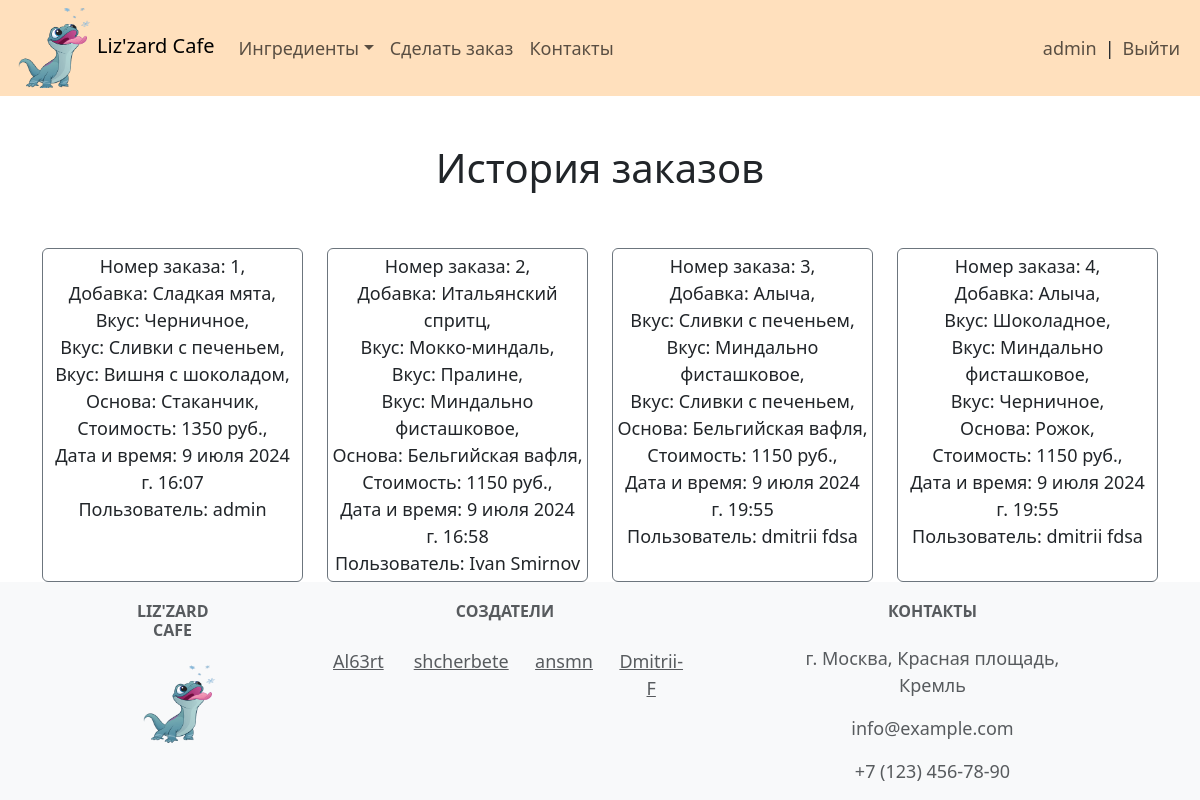
/all_orders/ (signed in), run on the app's committed database.
### icecream_bar/models.py (models this page shows, shortened)
class IceCreamInContainer(models.Model):
    user = models.ForeignKey(User, on_delete=models.CASCADE)
    topping = models.ForeignKey(Topping, on_delete=models.CASCADE, verbose_name='Добавка')
    flavor3 = models.ForeignKey(Flavor, on_delete=models.CASCADE, related_name='flavor3',
                                verbose_name='Вкус')
    flavor2 = models.ForeignKey(Flavor, on_delete=models.CASCADE, related_name='flavor2',
                                verbose_name='Вкус')
    flavor1 = models.ForeignKey(Flavor, on_delete=models.CASCADE, related_name='flavor1',
                                verbose_name='Вкус')
    container = models.ForeignKey(Container, on_delete=models.CASCADE, verbose_name='Основа')
    total_price = models.DecimalField(max_digits=6, decimal_places=0, verbose_name='Стоимость')
    ordered_at = models.DateTimeField(auto_now_add=True)

class Topping(models.Model):
    name = models.CharField(max_length=100)
    description = models.TextField()
    image = models.ImageField(upload_to='Topping/', blank=True)
    price = models.PositiveIntegerField()
    def __str__(self):
        return self.name

class Flavor(models.Model):
    name = models.CharField(max_length=100)
    description = models.TextField()
    image = models.ImageField(upload_to='Flavor/', blank=True)
    price = models.PositiveIntegerField()
    def __str__(self):
        return self.name

class Container(models.Model):
    name = models.CharField(max_length=100)
    description = models.TextField()
    image = models.ImageField(upload_to='Container/', blank=True)
    price = models.PositiveIntegerField()
    def __str__(self):
        return self.name

### icecream_bar/views.py (the view)
# urls.py: path('all_orders/', views.AllOrdersListView.as_view(), name='all_orders'),
class AllOrdersListView(ListView):
    model = IceCreamInContainer
    template_name = 'icecream_bar/all_orders.html'
    def get_context_data(self):
        context = super().get_context_data()
        context['orders_list'] = IceCreamInContainer.objects.all()
        return context

### icecream_bar/templates/icecream_bar/all_orders.html
{% extends 'base/base.html' %}
{% block content %}
    {% for group in request.user.groups.all %}
        {% if group.name == 'admins' %}
            <div class="container text-center">
                <h1>
                    <br>
                    История заказов
                    <br>
                    <br>
                </h1>
                <div class="row row-cols-1 row-cols-sm-2 row-cols-xl-4 g-4">
                    {% for order in orders_list %}
                        <div class="col">
                            <div class="card border-secondary h-100 p-1">
                                Номер заказа: {{ order.id }},
                                <br>
                                Добавка: {{ order.topping }},
                                <br>
                                Вкус: {{ order.flavor3 }},
                                <br>
                                Вкус: {{ order.flavor2 }},
                                <br>
                                Вкус: {{ order.flavor1 }},
                                <br>
                                Основа: {{ order.container }},
                                <br>
                                Стоимость: {{ order.total_price }} руб.,
                                <br>
                                Дата и время: {{ order.ordered_at }}
                                <br>
                                Пользователь: {{ order.user.first_name }} {{ order.user.last_name }}
                                <br>
                            </div>
                        </div>
                        {% empty %}
                        <p>Нет заказов.</p>
                    {% endfor %}
                </div>
            </div>
        {% endif %}
    {% endfor %}
{% endblock %}

### templates/base/nav.html (shortened to what this page needs)
<nav class="navbar navbar-expand-lg color-navbar">
    <div class="container-fluid">
        {% load static %}
        <div class="logo">
            <a href="/">
                <img src="{% static 'image/logo.png' %}"
                     alt="Logo"
                     class="navbar-logo-img">
            </a>
        </div>
        <h4>
            <a class="navbar-brand" href="/">Liz'zard Cafe</a>
        </h4>
        <div class="collapse navbar-collapse" id="navbarSupportedContent">
            <ul class="navbar-nav me-auto mb-2 mb-lg-0">
                <li class="nav-item dropdown">
                    <a class="nav-link dropdown-toggle"
                       role="button"
                       data-bs-toggle="dropdown"
                       aria-expanded="false">Ингредиенты</a>
                </li>
                <li class="nav-item">
                    <a class="nav-link" href="{% url 'icecream_bar:order_create' %}">
                        Сделать заказ</a>
                </li>
                <li class="nav-item">
                    <a class="nav-link" href="/contacts/">Контакты</a>
                </li>
            </ul>
            <ul class="navbar-nav ms-auto mb-2 mb-lg-0">
                <li class="nav-item d-inline-flex align-items-center">
                    {% if user.is_authenticated %}
                        <a class="nav-link" href="{% url 'icecream_bar:profile' %}">
                            {{ user.username }}</a> |
                        <a class="nav-link" href="{% url 'logout' %}">Выйти</a>
                    {% else %}
                        <a class="nav-link" href="{% url 'login' %}">Войти</a>
                    {% endif %}
                </li>
            </ul>
        </div>
    </div>
</nav>

### icecream_bar/static/main.css (style rules this page uses)
* + * { font-size: 18px; }
.logo { background-size: 100%; width: 85px; height: 80px; }
.navbar-logo-img { width: 100%; height: 100%; object-fit: cover; }
.h-100 { height: 100%; }
.color-navbar { background-color: #ffe0bd; }

### data on the page
IceCreamInContainer: id "1", topping "Сладкая мята", flavor3 "Черничное", flavor2 "Сливки с печеньем", flavor1 "Вишня с шоколадом", container "Стаканчик", total_price "1350", ordered_at "9 июля 2024 г. 16:07", user.first_name "admin"
IceCreamInContainer: id "2", topping "Итальянский спритц", flavor3 "Мокко-миндаль", flavor2 "Пралине", flavor1 "Миндально фисташковое", container "Бельгийская вафля", total_price "1150", ordered_at "9 июля 2024 г. 16:58", user.first_name "Ivan", user.last_name "Smirnov"
IceCreamInContainer: id "3", topping "Алыча", flavor3 "Сливки с печеньем", flavor2 "Миндально фисташковое", flavor1 "Сливки с печеньем", container "Бельгийская вафля", total_price "1150", ordered_at "9 июля 2024 г. 19:55", user.first_name "dmitrii", user.last_name "fdsa"
IceCreamInContainer: id "4", topping "Алыча", flavor3 "Шоколадное", flavor2 "Миндально фисташковое", flavor1 "Черничное", container "Рожок", total_price "1150", ordered_at "9 июля 2024 г. 19:55", user.first_name "dmitrii", user.last_name "fdsa"

### other printed values
{{ user.username }} "admin"
